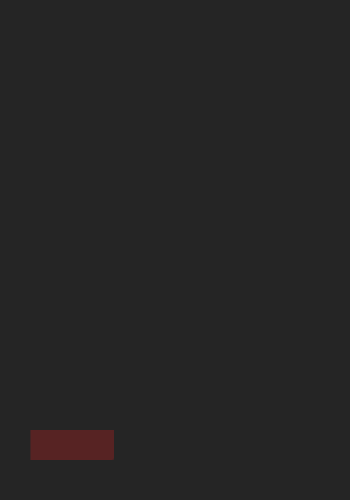
<?xml version="1.0" encoding="UTF-8"?>
<ui version="4.0">
 <class>TitleFromHistory</class>
 <widget class="QWidget" name="TitleFromHistory">
  <property name="geometry">
   <rect>
    <x>0</x>
    <y>0</y>
    <width>350</width>
    <height>500</height>
   </rect>
  </property>
  <property name="styleSheet">
   <string notr="true">#TitleFromHistory {
	background-color:  rgb(37,37,37);
    border-radius: 4px;
}
#TitleFromHistory * {background-color: transparent;color: white;}
#watchProgressLabel {padding-left:10px;}
/* SLIDER */
QSlider {height: 20px}
QSlider::handle:horizontal {width:0px}
QSlider::groove:horizontal {background: rgba(179,33,33,50)}
QSlider::sub-page:horizontal {
    background: rgb(179,33,33);
	border-bottom-left-radius: 3px;
	margin-right:1px;
}
QSlider::add-page:horizontal {
    background: rgba(179,33,33,50);
	border-bottom-right-radius: 3px
}
</string>
  </property>
  <widget class="QSlider" name="watchProgressSlider">
   <property name="enabled">
    <bool>false</bool>
   </property>
   <property name="geometry">
    <rect>
     <x>30</x>
     <y>430</y>
     <width>84</width>
     <height>30</height>
    </rect>
   </property>
   <property name="minimumSize">
    <size>
     <width>0</width>
     <height>30</height>
    </size>
   </property>
   <property name="maximumSize">
    <size>
     <width>16777215</width>
     <height>30</height>
    </size>
   </property>
   <property name="orientation">
    <enum>Qt::Horizontal</enum>
   </property>
  </widget>
  <widget class="QLabel" name="watchProgressLabel">
   <property name="geometry">
    <rect>
     <x>40</x>
     <y>440</y>
     <width>49</width>
     <height>16</height>
    </rect>
   </property>
   <property name="font">
    <font>
     <family>Arial</family>
     <pointsize>10</pointsize>
     <bold>true</bold>
    </font>
   </property>
  </widget>
 </widget>
 <resources/>
 <connections/>
</ui>
